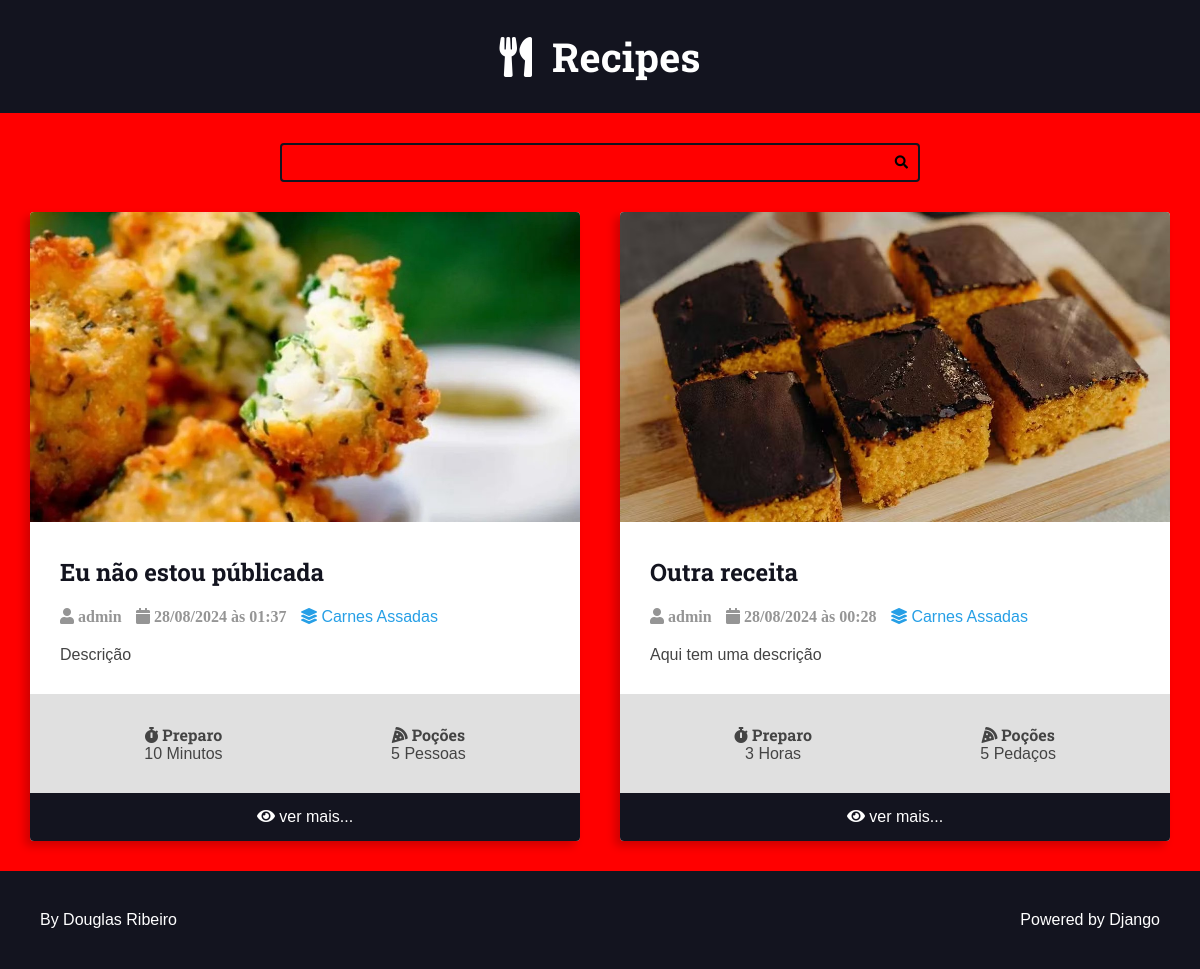
/recipes/category/2/, run on the app's committed database.
### recipes/models.py (models this page shows, shortened)
class Recipe(models.Model):
    title = models.CharField(max_length=65)
    description = models.CharField(max_length=165)
    slug = models.SlugField()
    preparation_time = models.IntegerField()
    preparation_time_unit = models.CharField(max_length=165)
    servings = models.IntegerField()
    servings_unit = models.CharField(max_length=165)
    preparation_steps = models.TextField()
    preparation_steps_is_html = models.BooleanField(default=False)
    created_at = models.DateTimeField(auto_now_add=True)
    updated_at = models.DateTimeField(auto_now=True)
    is_published = models.BooleanField(default=False)
    cover = models.ImageField(upload_to='recipes/covers/%Y/%m/%d/', blank=True, default='')
    category = models.ForeignKey(Category,on_delete=models.SET_NULL, null=True,  blank=True, default=None,)
    author = models.ForeignKey(User, on_delete=models.SET_NULL, null=True)

class Category(models.Model):
    name = models.CharField(max_length=65)

### recipes/views.py (the view)
# urls.py: path('recipes/category/<int:category_id>/', views.category, name='category'),
def category(request, category_id):
    recipes = Recipe.objects.filter(category__id=category_id, is_published=True).order_by('-id')
    return render(request, 'recipes/pages/category.html', context={
        'recipes': recipes,
    })

### recipes/templates/recipes/pages/category.html (shortened to what this page needs)
{% extends "global/base.html" %}
{% block content %}
    <div class="main-content main-content-list container">
        {% for recipe in recipes %}
            {% include "recipes/partials/recipe.html" %}
        {% endfor %}
    </div>
{% endblock content %}

### recipes/templates/recipes/partials/recipe.html (shortened to what this page needs)
<div class="recipe recipe-list-item">
    {% if recipe.cover %}
        <div class="recipe-cover">
            <a href="{% url 'recipes:recipe' recipe.id %}">
                <img src="{{recipe.cover.url}}" alt="Temporário">
            </a>
    {% endif %}
    </div>
    <div class="recipe-title-container">
        <h2 class="recipe-title">
            <a href="{% url 'recipes:recipe' recipe.id %}">
                {{ recipe.title }}
            </a>
        </h2>
    </div>
    <div class="recipe-author">
        <span class="recipe-author-item">
            <i class="fas fa-user">
                {% if recipe.author.first_name %}
                    {{ recipe.author.first_name }} {{ recipe.author.last_name}}
                {% else %}
                    {{ recipe.author.username }}
                {% endif %}
            </i>
        </span>
        <span class="recipe-author-item">
            <i class="fas fa-calendar alt">
                {{recipe.created_at|date:"d/m/Y"}} às {{recipe.created_at|date:"H:i"}}
            </i>
        </span>
        {% if  recipe.category is not None %}
            <span class="recipe-author-item">
                <a href="{% url 'recipes:category' recipe.category.id %}">
                    <i class="fas fa-layer-group"></i>
                    <span>{{recipe.category.name}}</span>
                </a>
            </span>
        {% endif %}
    </div>
    <div class="recipe-content">
        <p>{{recipe.description}}</p>
    </div>
    <div class="recipe-meta-container">
        <div class="recipe-meta recipe-preparation">
            <h3 class="recipe-meta-title">
                <i class="fas fa-stopwatch"></i> Preparo</h3>
            <div class="recipe-meta-text">
                {{recipe.preparation_time}} {{recipe.preparation_time_unit}}
            </div>
        </div>
        <div class="recipe-meta recipe-servings">
            <h3 class="recipe-meta-title"><i class="fas fa-pizza-slice"></i> Poções </h3>
            <div class="recipe-meta-text">
                {{recipe.servings}} {{recipe.servings_unit}}
            </div>
        </div>
    </div>
    {% if is_detail_page is not True %}
        <footer class="recipe-footer">
            <a href="{% url 'recipes:recipe' recipe.id %}" class="recipe-read-more button button-dark button-full-width">
                <i class="fas fa-eye"></i>
                <span>ver mais...</span>
            </a>
        </footer>
    {% endif %}
</div>

### recipes/static/recipes/css/styles.css (style rules this page uses)
:root { --color-primary: #269fe6; --color-primary-hover: #2086c2; --color-primary-dark: #13141f; --color-primary-dark-hover: #212336; --color-primary-light: #d4ecfa; --color-primary-light-hover: #bdd8e7; --color-white: #fff; --color-black: #000; --color-dark-text: #444; --color-info-light: #cce5ff; --color-debug-light: #cce5ff; --color-success-light: #d4edda; --color-alert-light: #fff3cd; --color-warning-light: #fff3cd; --color-error-light: #f8d7da; --color-info-dark: #4d86c4; --color-debug-dark: #4d86c4; --color-success-dark: #4a9c5d; --color-alert-dark: #927f40; --color-warning-dark: #927f40; --color-error-dark: #da525d; --color-gray-0: #f9f9f9; --color-gray-1: #e0e0e0; --color-gray-2: #c7c7c7; --color-gray-3: #aeaeae; --color-gray-4: #959595; --color-gray-5: #7d7d7d; --color-gray-6: #646464; --color-gray-7: #4b4b4b; --color-gray-8: #323232; --color-gray-9: #191919; --font-primary: sans-serif; --font-headings: 'Roboto Slab', serif; --spacing-gutter-medium: 3rem; --spacing-gutter-large: 4rem; }
* { padding: 0; margin: 0; box-sizing: border-box; }
html { font-size: 62.5%; }
body { font-size: 1.6rem; font-family: var(--font-primary); background: var(--color-gray-1); color: var(--color-dark-text); }
h1,h2,h3,h4,h5,h6 { font-family: var(--font-headings); }
.container { max-width: 144rem; margin: 0 auto; padding: var(--spacing-gutter-medium); }
.main-content { padding-top: 0; }
.main-content-list { display: grid; grid-template-columns: repeat(auto-fit,minmax(340px, 1fr)); gap: var(--spacing-gutter-large); }
.recipe { background: var(--color-white); box-shadow: -5px 5px 10px rgba(0,0,0,0.2); transform: scale(1); transition: all 300ms ease-in-out; border-radius: 0.4rem; overflow: hidden; }
.recipe img { max-width: 100%; }
.recipe-list-item { max-width: 64rem; height: fit-content; }
.recipe-title-container { padding: var(--spacing-gutter-medium); padding-bottom: 2rem; }
.recipe-title-container a { text-decoration: none; color: var(--color-primary-dark); }
.recipe-author { padding: 0 var(--spacing-gutter-medium); }
.recipe-content { padding: var(--spacing-gutter-medium); padding-top: 2rem; }
.recipe-author-item { color: var(--color-gray-4); margin-right: 1rem; }
.recipe-author a { color: var(--color-primary); transition: all 300ms ease-in-out; text-decoration: none; }
.recipe-meta-container { display: flex; flex-flow: row wrap; padding: var(--spacing-gutter-medium); background: var(--color-gray-1); }
.recipe-meta { display: flex; flex-flow: column nowrap; flex-shrink: 1; flex-grow: 1; text-align: center; }
.recipe-meta-title { font-family: var(--font-headings); font-size: 1.6rem; margin: 0; }
.recipe-footer a { background: var(--color-primary-dark); display: block; color: var(--color-white); text-decoration: none; text-align: center; padding: 1.5rem var(--spacing-gutter-medium); transition: all 300ms ease-in-out; }

### recipes/base_static/global/css/global-style.css (style rules this page uses)
body { background: red; }

### data on the page
Recipe: cover (picture), title "Eu não estou públicada", author.username "admin", created_at "28/08/2024", created_at "01:37", category.name "Carnes Assadas", description "Descrição", preparation_time "10", preparation_time_unit "Minutos", servings "5", servings_unit "Pessoas"
Recipe: cover (picture), title "Outra receita", author.username "admin", created_at "28/08/2024", created_at "00:28", category.name "Carnes Assadas", description "Aqui tem uma descrição", preparation_time "3", preparation_time_unit "Horas", servings "5", servings_unit "Pedaços"
